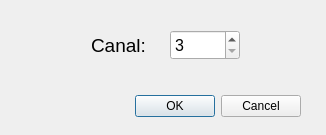
<?xml version="1.0" encoding="UTF-8"?>
<ui version="4.0">
 <class>dlgConfigComm</class>
 <widget class="QDialog" name="dlgConfigComm">
  <property name="geometry">
   <rect>
    <x>0</x>
    <y>0</y>
    <width>326</width>
    <height>135</height>
   </rect>
  </property>
  <property name="windowTitle">
   <string>SiPAR - Configura Comunicação</string>
  </property>
  <property name="locale">
   <locale language="Portuguese" country="Brazil"/>
  </property>
  <property name="modal">
   <bool>true</bool>
  </property>
  <widget class="QDialogButtonBox" name="buttonBox">
   <property name="geometry">
    <rect>
     <x>120</x>
     <y>90</y>
     <width>181</width>
     <height>32</height>
    </rect>
   </property>
   <property name="orientation">
    <enum>Qt::Horizontal</enum>
   </property>
   <property name="standardButtons">
    <set>QDialogButtonBox::Cancel|QDialogButtonBox::Ok</set>
   </property>
  </widget>
  <widget class="QLabel" name="lblCanal">
   <property name="geometry">
    <rect>
     <x>91</x>
     <y>30</y>
     <width>70</width>
     <height>30</height>
    </rect>
   </property>
   <property name="sizePolicy">
    <sizepolicy hsizetype="Minimum" vsizetype="Preferred">
     <horstretch>0</horstretch>
     <verstretch>0</verstretch>
    </sizepolicy>
   </property>
   <property name="minimumSize">
    <size>
     <width>61</width>
     <height>0</height>
    </size>
   </property>
   <property name="font">
    <font>
     <pointsize>14</pointsize>
    </font>
   </property>
   <property name="locale">
    <locale language="Portuguese" country="Brazil"/>
   </property>
   <property name="text">
    <string>Canal:</string>
   </property>
   <property name="buddy">
    <cstring>qsbCanal</cstring>
   </property>
  </widget>
  <widget class="QSpinBox" name="qsbCanal">
   <property name="geometry">
    <rect>
     <x>170</x>
     <y>30</y>
     <width>70</width>
     <height>30</height>
    </rect>
   </property>
   <property name="font">
    <font>
     <pointsize>12</pointsize>
    </font>
   </property>
   <property name="locale">
    <locale language="Portuguese" country="Brazil"/>
   </property>
   <property name="minimum">
    <number>3</number>
   </property>
   <property name="maximum">
    <number>27</number>
   </property>
  </widget>
 </widget>
 <resources/>
 <connections>
  <connection>
   <sender>buttonBox</sender>
   <signal>accepted()</signal>
   <receiver>dlgConfigComm</receiver>
   <slot>accept()</slot>
   <hints>
    <hint type="sourcelabel">
     <x>330</x>
     <y>104</y>
    </hint>
    <hint type="destinationlabel">
     <x>157</x>
     <y>134</y>
    </hint>
   </hints>
  </connection>
  <connection>
   <sender>buttonBox</sender>
   <signal>rejected()</signal>
   <receiver>dlgConfigComm</receiver>
   <slot>reject()</slot>
   <hints>
    <hint type="sourcelabel">
     <x>330</x>
     <y>110</y>
    </hint>
    <hint type="destinationlabel">
     <x>286</x>
     <y>134</y>
    </hint>
   </hints>
  </connection>
 </connections>
</ui>
